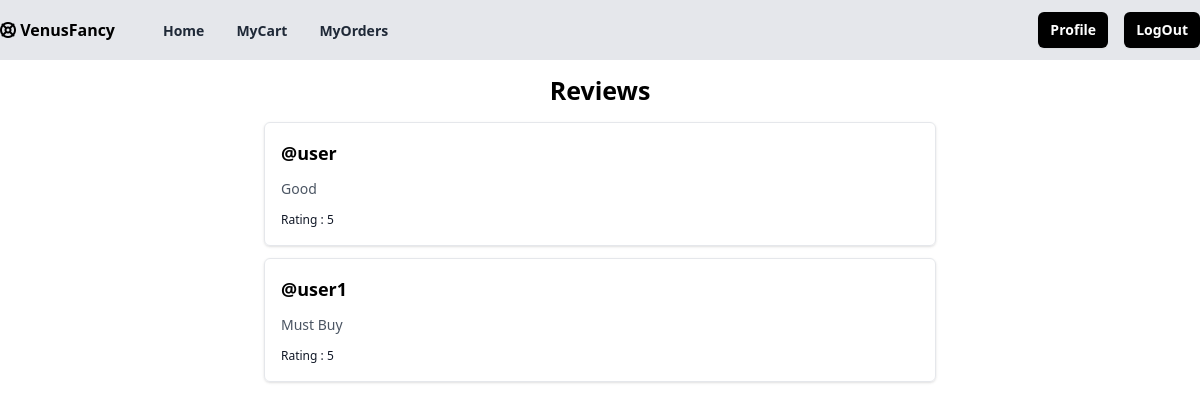
The page /product/review/6/all/ (signed in) on the database its author committed.
### myfancy/models.py (models this page shows)
class Reviews(models.Model):
    product_object=models.ForeignKey(Product,on_delete=models.CASCADE,related_name="product_reviews")
    user_object=models.ForeignKey(User,on_delete=models.CASCADE)
    comment=models.TextField()
    rating=models.PositiveIntegerField(default=1,validators=[MinValueValidator(1),MaxValueValidator(5)])
    created_date = models.DateTimeField(auto_now_add=True)
    updated_date = models.DateTimeField(auto_now=True)
    is_active = models.BooleanField(default=True)
    class Meta:
        unique_together=('product_object','user_object')

### myfancy/views.py (the view)
# urls.py: path("product/review/<int:pk>/all/",views.ReviewListView.as_view(),name="review-all"),
@method_decorator(signin_required,name="dispatch")
class ReviewListView(View):
    def get(self,request,*args, **kwargs):
        id=kwargs.get("pk")
        product_obj=Product.objects.get(id=id)
        qs=Reviews.objects.filter(product_object=product_obj)
        return render(request,"shop/review_list.html",{"reviews":qs})

### myfancy/templates/shop/review_list.html
{% extends "shop/base.html" %}
{%block main_block%}
{%if reviews%}
<div class="my-3 mx-auto text-center"><label for=""><h1 class="text-[25px]"><b>Reviews</b></h1></label></div>
    {%for r in reviews%}
    <div class="flex max-w-2xl flex-col items-center rounded-md border md:flex-row mx-auto mt-3 shadow border">
        <div>
          <div class="p-4">
            <h1 class="inline-flex items-center text-lg font-semibold">
              @{{r.user_object}}
            </h1>
            <p class="mt-3 text-sm text-gray-600">
              {{r.comment}}
            </p>
            <div class="mt-3 flex items-center space-x-2">
              <span class="flex flex-col">
                <span class="text-[12px] font-medium text-gray-900">Rating : {{r.rating}}</span>
              </span>
            </div>
          </div>
        </div>
      </div>
    {%endfor%}
{%else%}
<div class="flex items-center justify-center h-screen">
  <h1 class="w-1/4 text-center">
    <b>No Reviews Yet</b>
  </h1>
</div>
{%endif%}
{%endblock%}

### rows shown on the page
Reviews: user_object "user", comment "Good", rating "5"
Reviews: user_object "user1", comment "Must Buy", rating "5"
